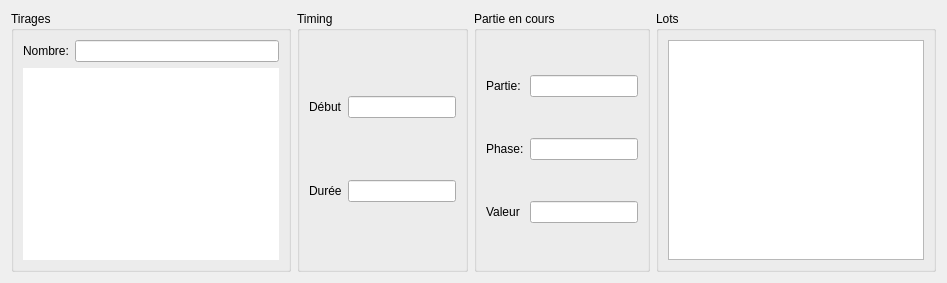
                                        <widget class="QWidget" name="tab">
                                            <attribute name="title">
                                                <string>Information partie</string>
                                            </attribute>
                                            <layout class="QHBoxLayout" name="horizontalLayout_5">
                                                <item>
                                                    <widget class="QGroupBox" name="groupBox">
                                                        <property name="title">
                                                            <string>Tirages</string>
                                                        </property>
                                                        <layout class="QGridLayout" name="gridLayout_3">
                                                            <item row="0" column="0">
                                                                <widget class="QLabel" name="label_6">
                                                                    <property name="text">
                                                                        <string>Nombre:</string>
                                                                    </property>
                                                                </widget>
                                                            </item>
                                                            <item row="0" column="1">
                                                                <widget class="QLineEdit" name="RoundDraws">
                                                                    <property name="readOnly">
                                                                        <bool>true</bool>
                                                                    </property>
                                                                </widget>
                                                            </item>
                                                            <item row="1" column="0" colspan="2">
                                                                <widget class="QTextEdit" name="textLastDraw">
                                                                    <property name="frameShape">
                                                                        <enum>QFrame::NoFrame</enum>
                                                                    </property>
                                                                    <property name="readOnly">
                                                                        <bool>true</bool>
                                                                    </property>
                                                                </widget>
                                                            </item>
                                                        </layout>
                                                    </widget>
                                                </item>
                                                <item>
                                                    <widget class="QGroupBox" name="roundInfos">
                                                        <property name="sizePolicy">
                                                            <sizepolicy hsizetype="Maximum" vsizetype="Preferred">
                                                                <horstretch>0</horstretch>
                                                                <verstretch>0</verstretch>
                                                            </sizepolicy>
                                                        </property>
                                                        <property name="title">
                                                            <string>Timing</string>
                                                        </property>
                                                        <layout class="QGridLayout" name="gridLayout_11">
                                                            <item row="0" column="1">
                                                                <widget class="QLineEdit" name="RoundStartTime">
                                                                    <property name="readOnly">
                                                                        <bool>true</bool>
                                                                    </property>
                                                                </widget>
                                                            </item>
                                                            <item row="1" column="1">
                                                                <widget class="QLineEdit" name="RoundDuration">
                                                                    <property name="readOnly">
                                                                        <bool>true</bool>
                                                                    </property>
                                                                </widget>
                                                            </item>
                                                            <item row="1" column="0">
                                                                <widget class="QLabel" name="label_5">
                                                                    <property name="text">
                                                                        <string>Durée</string>
                                                                    </property>
                                                                </widget>
                                                            </item>
                                                            <item row="0" column="0">
                                                                <widget class="QLabel" name="label_4">
                                                                    <property name="text">
                                                                        <string>Début</string>
                                                                    </property>
                                                                </widget>
                                                            </item>
                                                        </layout>
                                                    </widget>
                                                </item>
                                                <item>
                                                    <widget class="QGroupBox" name="groupBox_2">
                                                        <property name="title">
                                                            <string>Partie en cours</string>
                                                        </property>
                                                        <layout class="QGridLayout" name="gridLayout_4">
                                                            <item row="0" column="1">
                                                                <widget class="QLineEdit" name="RoundName">
                                                                    <property name="readOnly">
                                                                        <bool>true</bool>
                                                                    </property>
                                                                </widget>
                                                            </item>
                                                            <item row="1" column="0">
                                                                <widget class="QLabel" name="label_2">
                                                                    <property name="text">
                                                                        <string>Phase:</string>
                                                                    </property>
                                                                </widget>
                                                            </item>
                                                            <item row="1" column="1">
                                                                <widget class="QLineEdit" name="RoundPhase">
                                                                    <property name="readOnly">
                                                                        <bool>true</bool>
                                                                    </property>
                                                                </widget>
                                                            </item>
                                                            <item row="0" column="0">
                                                                <widget class="QLabel" name="label">
                                                                    <property name="text">
                                                                        <string>Partie:</string>
                                                                    </property>
                                                                </widget>
                                                            </item>
                                                            <item row="2" column="0">
                                                                <widget class="QLabel" name="label_7">
                                                                    <property name="text">
                                                                        <string>Valeur</string>
                                                                    </property>
                                                                </widget>
                                                            </item>
                                                            <item row="2" column="1">
                                                                <widget class="QLineEdit" name="RoundPhaseValue">
                                                                    <property name="readOnly">
                                                                        <bool>true</bool>
                                                                    </property>
                                                                </widget>
                                                            </item>
                                                        </layout>
                                                    </widget>
                                                </item>
                                                <item>
                                                    <widget class="QGroupBox" name="groupBox_3">
                                                        <property name="title">
                                                            <string>Lots</string>
                                                        </property>
                                                        <layout class="QGridLayout" name="gridLayout">
                                                            <item row="0" column="0">
                                                                <widget class="QTextEdit" name="RoundPhasePrise">
                                                                    <property name="readOnly">
                                                                        <bool>true</bool>
                                                                    </property>
                                                                </widget>
                                                            </item>
                                                        </layout>
                                                    </widget>
                                                </item>
                                            </layout>
                                        </widget>
